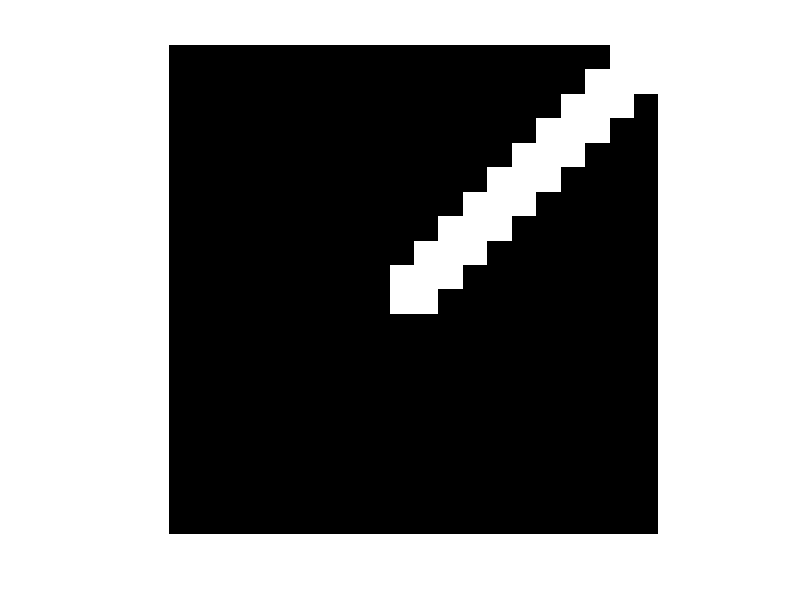

The MATLAB script that drew this image: (Note: this script raises an error after producing the figure.)
clear all
clearvars

answr1=inputdlg({'Stimtype: 1=Static 2=PixByPix 3=PieceByPiece'},'Enter stimulus drawing type',[1,17] ,{'1'});
opt=str2double(answr1{1});

if opt == 1
     framerate=1;
else
    answr2=inputdlg({'Framerate:'},'Enter Framerate',[1 17],{'5'});
    fra=str2double(answr2{1});
    framerate=fra;
end

if opt == 1
moving0130=fopen([pwd filesep 'Static' filesep '0130-S-Static.txt'],'w');
elseif opt == 2
moving0130=fopen([pwd filesep 'PixByPix' filesep '0130-S-PixByPix-FR' num2str(framerate) '.txt'],'w');
elseif opt == 3
moving0130=fopen([pwd filesep 'PieceByPiece' filesep '0130-S-PieceByPiece-FR' num2str(framerate) '.txt'],'w');
end

img0130=zeros(20,20);
img0130(10:11,10:11)=255;
num=0;
i=10;
j=12;
for x=1:9
    for fr=1:framerate
    img0130(i-1,j-1:j)=255;
    img0130(i,j)=255;
        if opt == 2
            fwrite(moving0130, transpose(img0130));
            num=num+1;
        end
        imshow(img0130);
    end
    i=i-1;
    j=j+1;
end

if opt == 1
fwrite(moving0130, transpose(img0130));
imshow(img0130);
end
framecount=num